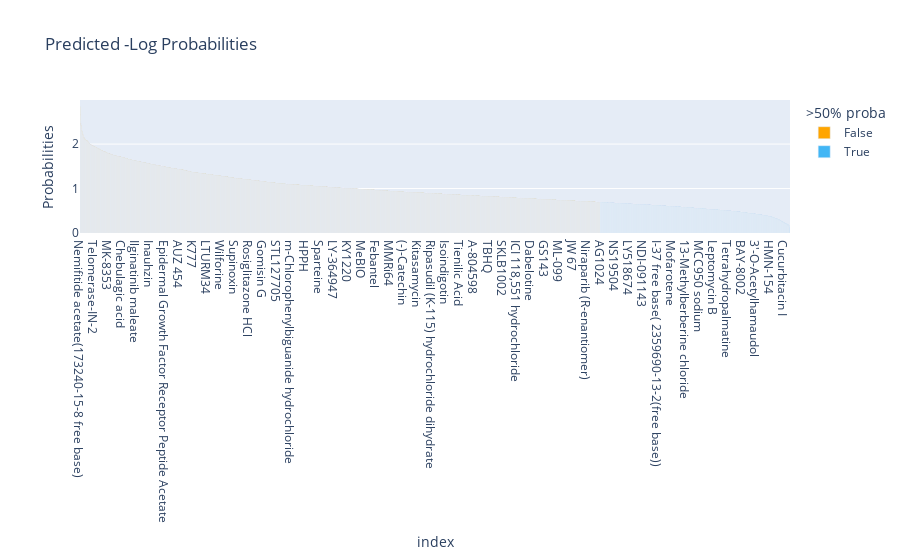

Write notebook code for a chart like this one.
### Code cell
import plotly.express as px

fig = px.bar(neg_log_predictions,y='y_proba',color='y_pred', color_discrete_sequence=['orange','#42b6f5'],title="Predicted -Log Probabilities",labels={'y_proba':'Probabilities','y_pred':'>50% proba'})
fig.show()

### Figure 1 — Plotly figure (JSON) as saved in the notebook; plotly's stock layout.template omitted (floating-point values rounded to 4 significant figures; data arrays with more than 128 entries replaced by an {"elided": "..."} marker saying what was removed)
{"data": [{"alignmentgroup": "True", "hovertemplate": ">50% proba=False<br>index=%{x}<br>Probabilities=%{y}<extra></extra>", "legendgroup": "False", "marker": {"color": "orange", "pattern": {"shape": ""}}, "name": "False", "offsetgroup": "False", "orientation": "v", "showlegend": true, "textposition": "auto", "type": "bar", "x": {"elided": "3696 str values"}, "xaxis": "x", "y": {"elided": "3696 float values"}, "yaxis": "y"}, {"alignmentgroup": "True", "hovertemplate": ">50% proba=True<br>index=%{x}<br>Probabilities=%{y}<extra></extra>", "legendgroup": "True", "marker": {"color": "#42b6f5", "pattern": {"shape": ""}}, "name": "True", "offsetgroup": "True", "orientation": "v", "showlegend": true, "textposition": "auto", "type": "bar", "x": {"elided": "1345 str values"}, "xaxis": "x", "y": {"elided": "1345 float values"}, "yaxis": "y"}], "layout": {"barmode": "relative", "legend": {"title": {"text": ">50% proba"}, "tracegroupgap": 0}, "title": {"text": "Predicted -Log Probabilities"}, "xaxis": {"anchor": "y", "domain": [0, 1], "title": {"text": "index"}}, "yaxis": {"anchor": "x", "domain": [0, 1], "title": {"text": "Probabilities"}}}}
